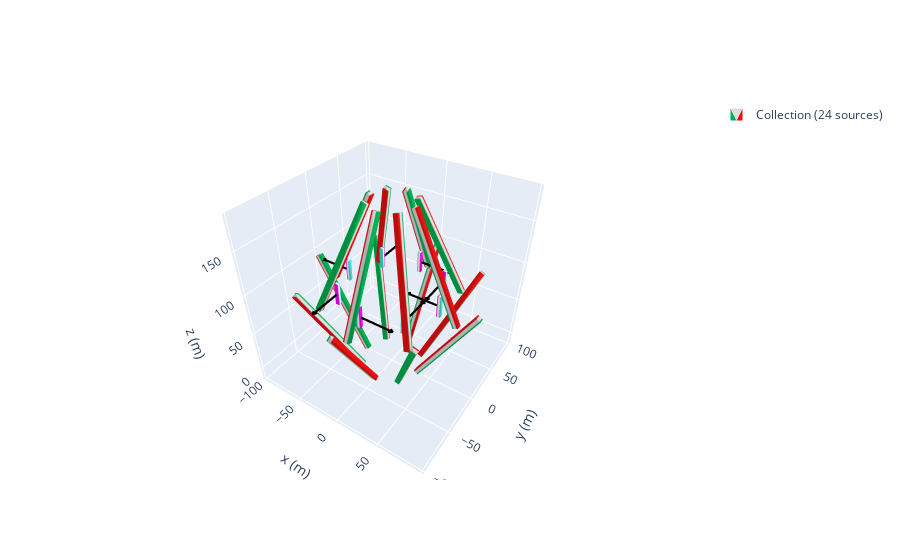

Notebook code cell kept with this figure:
### Code cell
zeeman_prof = magpy.Collection()
j = 30
n = 8
a = 0# distance it circles aroundthe center 
c = 30 #angle of first bar
d =  24#angle of second bar
b = -190# distnace the two section of the array are apart from each other
k = -100 #the first and second magnent are apart
e = 40
l = -5
p= -20# distance the thrid and 4th magnet are apart from each other
m  = -42
mystyle = mstyle = dict(
    mode="color+arrow",
    color=dict(north="magenta", middle="white", south="turquoise"),
    arrow=dict(width=2, color="k")
)
angles = np.linspace(0, 360, n, endpoint=False)
for i in angles:
    cube1= magpy.magnet.Cuboid(
    dimension=(6,6,125),
    polarization=(-(1.080),0,0),
    position=(70+a+l,0,140+k))
    cube2 = magpy.magnet.Cuboid(dimension= (4,4,25),
    polarization=(-1.17,0,0),
    position=(60+a+l,0,50+e),style_magnetization = mystyle)
    cube3= magpy.magnet.Cuboid(
    dimension=(6,6,125),
    polarization=(1.08,0,0),
    position=(91.5+m,0,320+b))
 
#     cube5 = magpy.magnet.Cuboid(dimension= (4,4,25),
#     polarization=(-1.17,0,0),
#     position=(90+a+p+m,0,190))

#     cube6 = magpy.magnet.Cuboid(dimension= (4,4,25),
#     polarization=(-1.17,0,0),
#     position=(80+a+p+m,0,200),
# )
   


    cube1.rotate_from_angax(i, 'z')
    cube1.rotate_from_angax(c, 'y',)
    cube1.rotate_from_angax(i, 'z', anchor=0)
 
 
    cube2.rotate_from_angax(i, 'z',anchor = 0)
    cube2.rotate_from_angax(i, 'z')
    cube3.rotate_from_angax(i, 'z', anchor=0)
    cube3.rotate_from_angax(-d, 'y')
    cube3.rotate_from_angax(i, 'z')
  
    #cube4.rotate_from_angax(i, 'z', anchor=0)
    #cube4.rotate_from_angax(-d, 'y')
    #cube4.rotate_from_angax(i, 'z')
    

    zeeman_prof.add(cube1)
    zeeman_prof.add(cube2)
    zeeman_prof.add(cube3)
    #zeeman_prof.add(cube4)
    # zeeman_prof.add(cube5)
    # zeeman_prof.add(cube6)
    j = j+1
magpy.show(zeeman_prof, backend='plotly')
